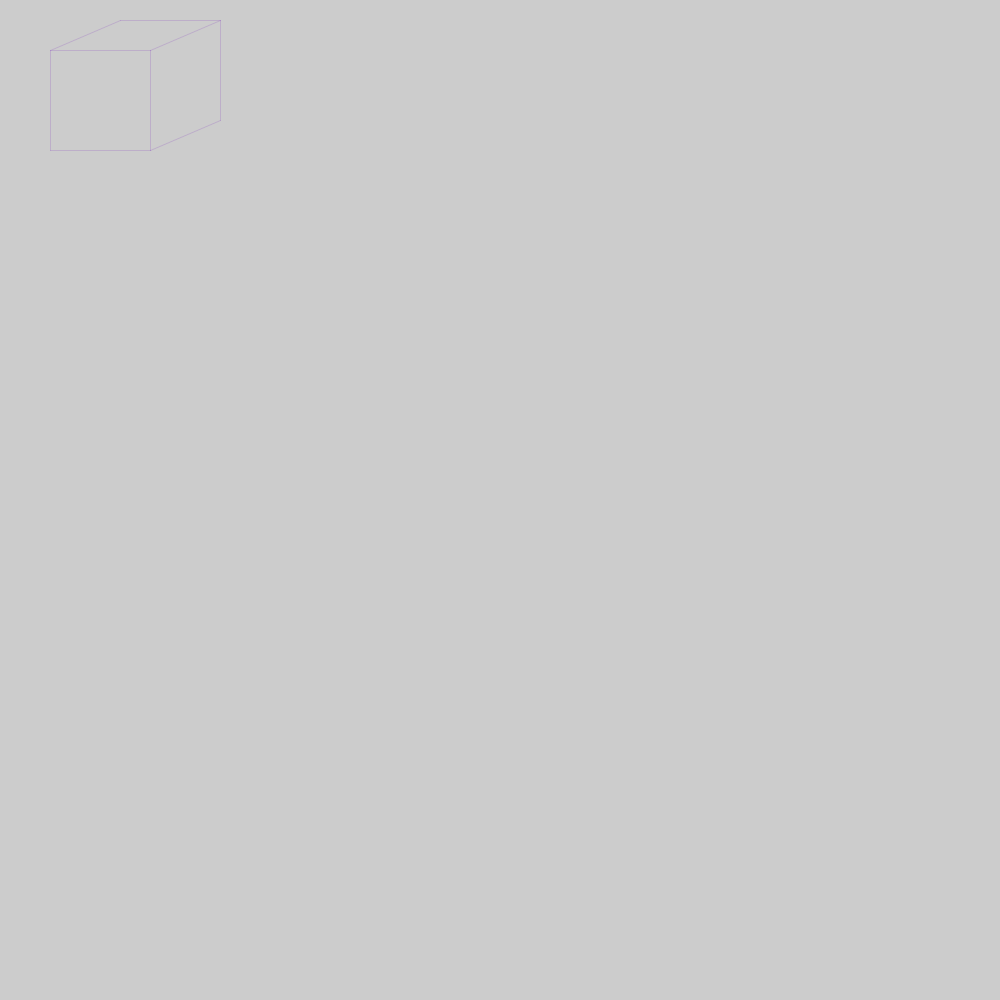
Frame 1 (no input)
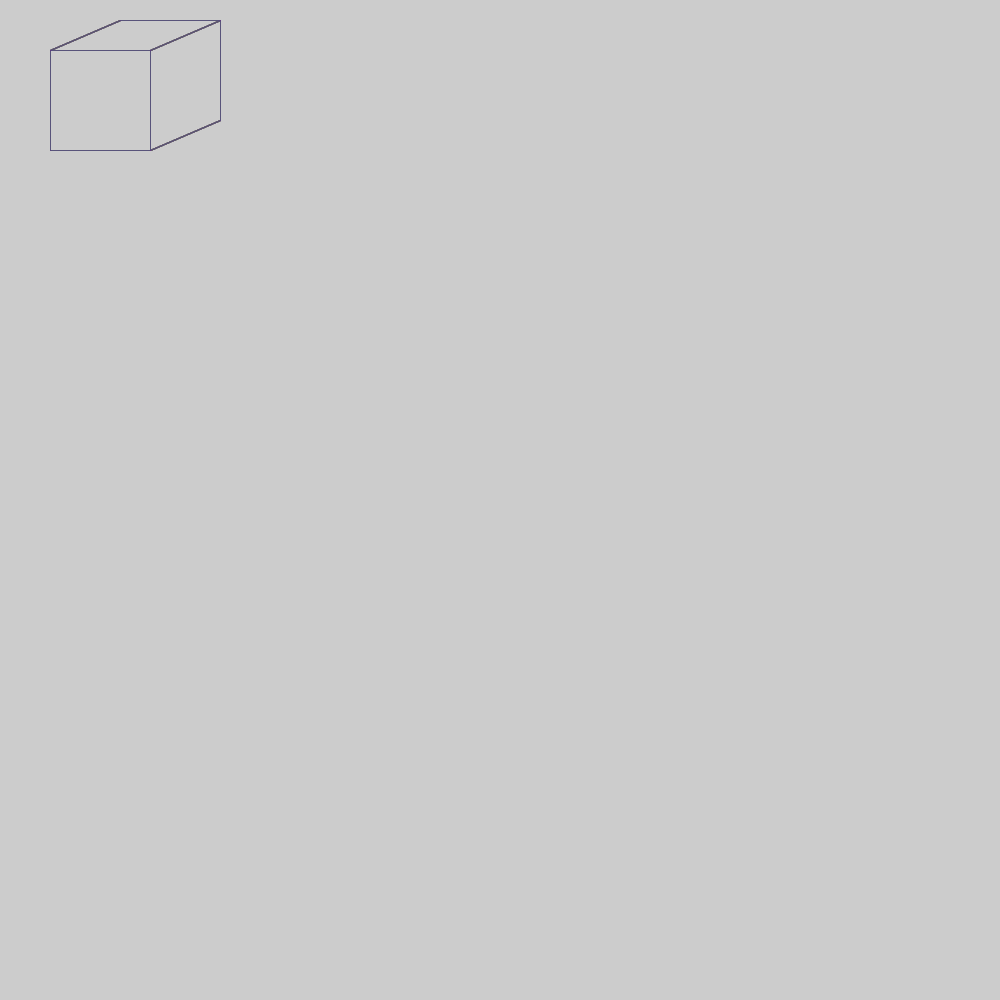
Frame 60 (the mouse pressed at the canvas centre just before this capture)
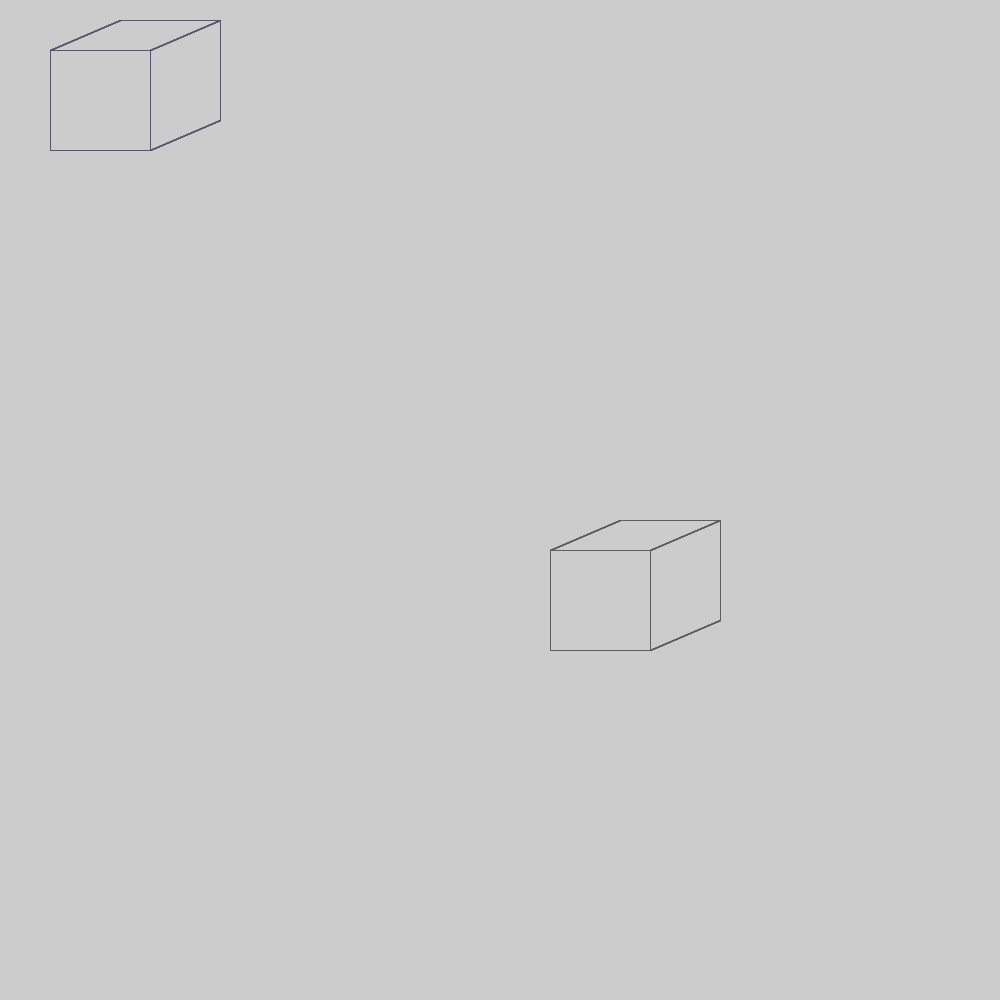
Frame 120 (the mouse held since frame 60 and released just before this capture)

The Processing sketch that drew these frames (run headless with seeded random() and noise(); from frame 60 on, the mouse is pressed at the canvas centre):

// Processing sketch: processing_14873
// ── processing_14873.pde

int maVariable;

void setup() {
maVariable=10;
size(1000,1000);
frameRate(50);
}

void draw(){
maVariable=maVariable+10;

stroke(random(200),random(200),random(200),50);
line(50+mouseX,50+mouseY,150+mouseX,50+mouseY);
line(50+mouseX,50+mouseY,50+mouseX,150+mouseY);
line(150+mouseX,50+mouseY,150+mouseX,150+mouseY);
line(50+mouseX,150+mouseY,150+mouseX,150+mouseY);
line(50+mouseX,50+mouseY,120+mouseX,20+mouseY);
line(150+mouseX,50+mouseY,220+mouseX,20+mouseY);
line(150+mouseX,150+mouseY,220+mouseX,120+mouseY);
line(120+mouseX,20+mouseY,220+mouseX,20+mouseY);
line(220+mouseX,120+mouseY,220+mouseX,20+mouseY);
}
void mouseClicked(){
  maVariable=0;
}
